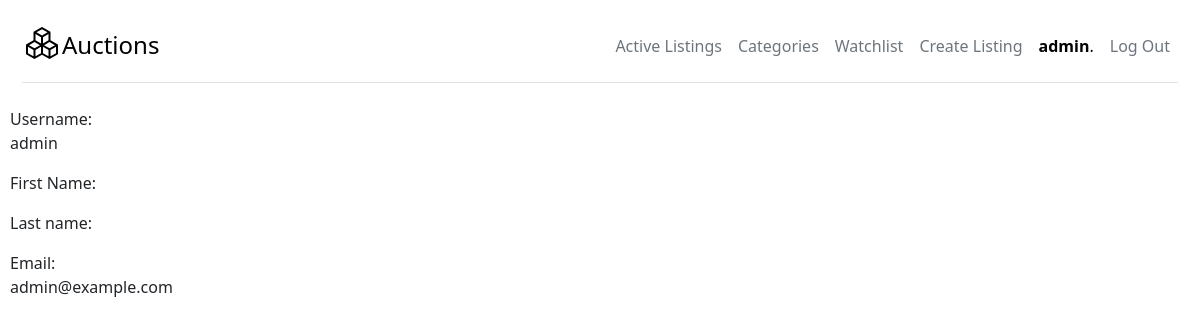
Screenshot of /user (signed in) with the database file from the repository.
### auctions/models.py (models this page shows)
class User(AbstractUser):
    def __str__(self):
        return f"{self.username}"

### auctions/views.py (the view)
# urls.py: path("user", views.edit_user, name="user"),
def edit_user(request):
    if request.method == "GET":
        return render(
            request,
            "auctions/user.html",
        )

### auctions/templates/auctions/user.html (shortened to what this page needs)
{% extends "auctions/layout.html" %}
{% block body %}
{% if user.is_authenticated %}
<label for="">Username: </label>
<p>{{ user.get_username }}</p>
<label for="">First Name: </label>
<label for="">Last name: </label>
<label for="">Email: </label>
<p>{{ user.email }}</p>
{% else %}
<br>
<p>You need to <a href="{% url 'login' %}">login</a> or <a href="{% url 'register' %}">register</a></p>
{% endif %}
{% endblock %}

### auctions/templates/auctions/layout.html (shortened to what this page needs)
{% load static %}
<!DOCTYPE html>
<html lang="en">
<head>
    <link href="https://cdn.jsdelivr.net/npm/bootstrap@5.3.0/dist/css/bootstrap.min.css" rel="stylesheet"
>
    <link href="{% static 'auctions/styles.css' %}" rel="stylesheet">
</head>
<body>
    <div class="container-fluid">
        <header
            class="d-flex flex-wrap align-items-center justify-content-center justify-content-md-between py-3 mb-4 border-bottom">
            <div class="col-md-3 mb-2 mb-md-0">
                <a href="/" class="d-inline-flex link-body-emphasis text-decoration-none">
                     <span class="fs-4">Auctions</span>
                </a>
            </div>
            <ul class="nav col-12 col-md-auto mb-2 justify-content-center mb-md-0">
                <li>
                    <a href="{% url 'index' %}" class="nav-link px-2 link-secondary">Active Listings</a>
                </li>
                {% if user.is_authenticated %}
                <li><a href="{% url 'categories' %}" class="nav-link px-2 link-secondary">Categories</a></li>
                <li><a href="{% url 'create' %}" class="nav-link px-2 link-secondary">Watchlist</a></li>
                <li><a href="{% url 'create' %}" class="nav-link px-2 link-secondary">Create Listing</a></li>
                <li><a href="{% url 'user' %}" class="nav-link px-2 link-body-emphasis">
                        <strong>{{ user.username }}</strong>.
                    </a></li>
                <li><a href="{% url 'logout' %}" class="nav-link px-2 link-secondary">Log Out</a></li>
                {% else %}
            </ul>
            <div class="col-md-3 text-end">
                <a class="btn btn-outline-primary me-2" href="{% url 'login' %}" role="button">Log In</a>
                <a class="btn btn-primary" href="{% url 'register' %}" role="button">Register</a>
            </div>
            {% endif %}
        </header>
    </div>
    {% block body %}
    {% endblock %}
</body>
</html>

### auctions/static/auctions/styles.css (style rules this page uses)
body { padding: 10px; }

### rows the page displays
User: username "admin", get_username "admin", email "admin@example.com"
